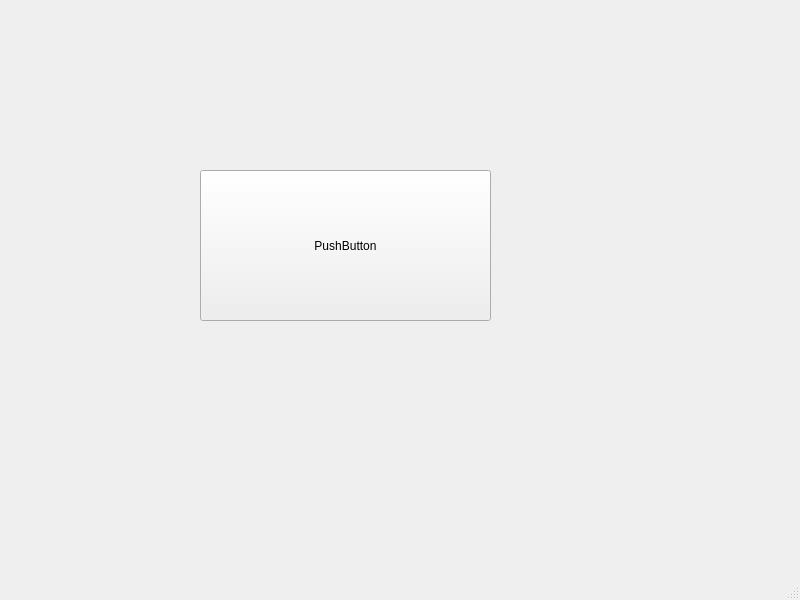
<?xml version="1.0" encoding="UTF-8"?>
<ui version="4.0">
 <class>MainWindow</class>
 <widget class="QMainWindow" name="MainWindow">
  <property name="geometry">
   <rect>
    <x>0</x>
    <y>0</y>
    <width>800</width>
    <height>600</height>
   </rect>
  </property>
  <property name="windowTitle">
   <string>MainWindow</string>
  </property>
  <widget class="QWidget" name="centralwidget">
   <widget class="QPushButton" name="pushButton">
    <property name="geometry">
     <rect>
      <x>200</x>
      <y>170</y>
      <width>291</width>
      <height>151</height>
     </rect>
    </property>
    <property name="text">
     <string>PushButton</string>
    </property>
   </widget>
  </widget>
  <widget class="QMenuBar" name="menubar">
   <property name="geometry">
    <rect>
     <x>0</x>
     <y>0</y>
     <width>800</width>
     <height>33</height>
    </rect>
   </property>
  </widget>
  <widget class="QStatusBar" name="statusbar"/>
 </widget>
 <resources/>
 <connections/>
</ui>
